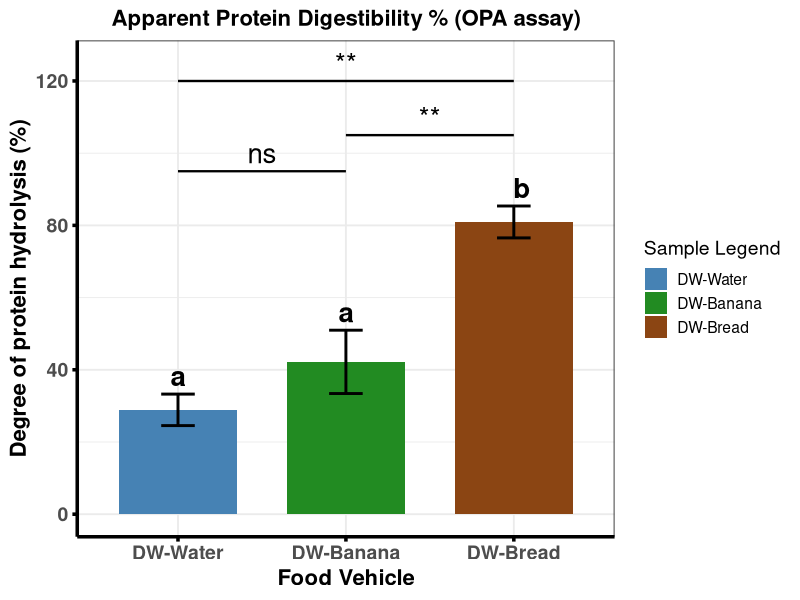

Write the R code that produced this figure.
#This Code is made by Maruf Raihan (PhD,NICHE,Ulster)for OPA data statistical analysis and visual presentation

library(ggplot2)
library(emmeans)
library(multcomp)
library(multcompView)

# ---------------------------------------------------------
# 1. RAW OPA DATA
# ---------------------------------------------------------
df_raw <- data.frame(
  Sample = factor(rep(c("DW-Water", "DW-Banana", "DW-Bread"), each = 3),
                  levels = c("DW-Water", "DW-Banana", "DW-Bread")),
  Value = c(
    28.36, 24.83, 33.51,   # DW-Water
    32.78, 43.67, 50.13,   # DW-Banana
    76.13, 84.81, 81.92    # DW-Bread
  )
)

# ---------------------------------------------------------
# 2. DESCRIPTIVE STATS (auto)
# ---------------------------------------------------------
df_stats <- aggregate(Value ~ Sample, df_raw, function(x) {
  c(Mean = mean(x), SD = sd(x), CV = sd(x)/mean(x)*100)
})

df_stats <- do.call(data.frame, df_stats)
names(df_stats) <- c("Sample", "Mean", "SD", "CV")

# ---------------------------------------------------------
# 3. ANOVA + TUKEY
# ---------------------------------------------------------
model <- aov(Value ~ Sample, data = df_raw)
emm <- emmeans(model, ~ Sample)
tukey <- summary(pairs(emm, adjust = "tukey"))

# ---------------------------------------------------------
# 4. Tukey LETTERS
# ---------------------------------------------------------
cld_out <- suppressMessages(
  cld(emm, Letters = letters, adjust = "tukey")
)

letters_df <- as.data.frame(cld_out)

# Merge letters into stats
df_stats2 <- merge(df_stats, letters_df[, c("Sample", ".group")], by = "Sample")

# Extract p-values
p_WB  <- tukey$p.value[1]   # Water vs Banana
p_WBr <- tukey$p.value[2]   # Water vs Bread
p_BBr <- tukey$p.value[3]   # Banana vs Bread

# ---------------------------------------------------------
# 5. Convert p-values → asterisks
# ---------------------------------------------------------
p_to_star <- function(p) {
  if (p < 0.0001) return("****")
  if (p < 0.01)    return("**")
  if (p < 0.05)    return("*")
  return("ns")
}

star_WB  <- p_to_star(p_WB)
star_WBr <- p_to_star(p_WBr)
star_BBr <- p_to_star(p_BBr)

# ---------------------------------------------------------
# 6. BASE PLOT
# ---------------------------------------------------------
p_opa <- ggplot(df_stats2, aes(x = Sample, y = Mean, fill = Sample)) +
  geom_col(width = 0.7) +
  geom_errorbar(aes(ymin = Mean - SD, ymax = Mean + SD),
                width = 0.2, linewidth = 1) +
  
  # Tukey letters ABOVE bars
  geom_text(
    aes(x = Sample, y = Mean + SD + 5, label = .group),
    size = 7,
    fontface = "bold"
  ) +
  
  scale_fill_manual(
    values = c("DW-Water" = "steelblue",
               "DW-Banana" = "forestgreen",
               "DW-Bread" = "saddlebrown"),
    name = "Sample Legend"
  ) +
  
  theme_bw(base_size = 14) +
  theme(
    legend.position = "right",
    legend.box = "vertical",
    plot.title = element_text(size = 16, face = "bold", hjust = 0.5),
    axis.text.x = element_text(size = 14, face = "bold"),
    axis.text.y = element_text(size = 14, face = "bold"),
    axis.title.x = element_text(size = 16, face = "bold"),
    axis.title.y = element_text(size = 16, face = "bold"),
    axis.line = element_line(colour = "black", linewidth = 1.2),
    axis.ticks = element_line(colour = "black", linewidth = 1.2)
  ) +
  labs(
    title = "Apparent Protein Digestibility % (OPA assay)",
    x = "Food Vehicle",
    y = "Degree of protein hydrolysis (%)"
  )

# ---------------------------------------------------------
# 7. AUTOMATED BRACKETS BASED ON ANOVA OUTPUT
# ---------------------------------------------------------

# Water vs Banana
p_opa <- p_opa +
  annotate("segment", x = 1, xend = 2, y = 95, yend = 95, linewidth = 0.8) +
  annotate("text", x = 1.5, y = 100, label = star_WB, size = 7)

# Banana vs Bread
p_opa <- p_opa +
  annotate("segment", x = 2, xend = 3, y = 105, yend = 105, linewidth = 0.8) +
  annotate("text", x = 2.5, y = 110, label = star_BBr, size = 7)

# Water vs Bread
p_opa <- p_opa +
  annotate("segment", x = 1, xend = 3, y = 120, yend = 120, linewidth = 0.8) +
  annotate("text", x = 2, y = 125, label = star_WBr, size = 7)

print(p_opa)

cat("\n=== DESCRIPTIVE STATS ===\n")
print(df_stats2)

cat("\n=== ANOVA SUMMARY ===\n")
print(summary(model))

cat("\n=== TUKEY POST-HOC ===\n")
print(tukey)
